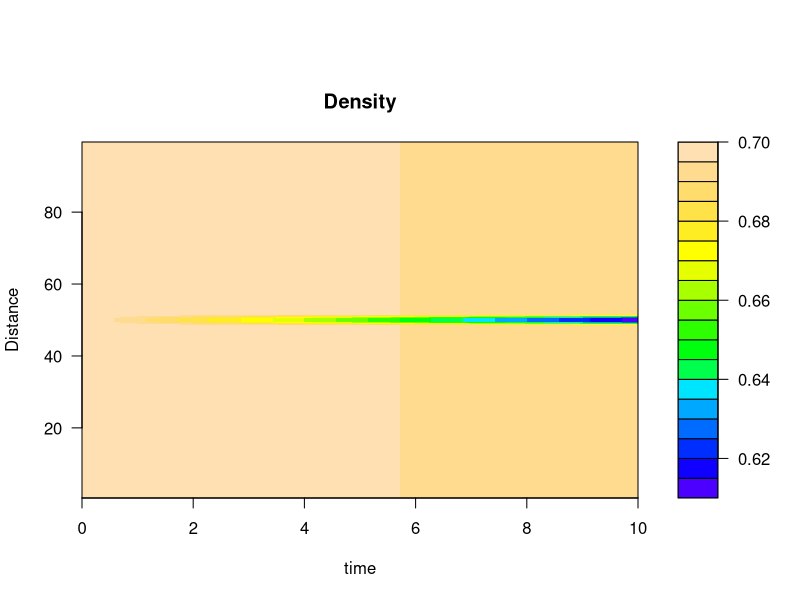

This figure's R source:
rm(list=ls())
library(deSolve)

# Parameters
D = 0.1    
r = 1
K = 0.7
a = 1
b = 10
d = 0.1
			
# Cell size
delx = 1

# Number of cells
numboxes = 100
	
# Sequence
Distance = seq(from=0.5, by=delx, length.out = numboxes)

model = function(Time, State, Pars) {
with(as.list(c(State,Pars)), {
	dR 		= r*R*(1-R/K) - a*R*C/(1+b*R)	
	deltax 	= c(0.5,rep(1,numboxes-1),0.5)    
	Flux    	= -D*diff(c(0,C,0))/deltax
	dC    	= -diff(Flux)/delx + a*R*C/(1+b*R) - d*C
	list(c(dR,dC))
	})
}

R = rep(K,times = numboxes)       
C = rep(0.01,times = numboxes)
C[50:51] = 0.1

state = c(R = R, C = C)          

times = seq(0,10,by=0.01)             

out = ode(y=state,times=times,func=model,parms=0)  

DENSITY   <- out[,2:(numboxes+1)]

# set margins
par(mfrow=c(1,1))
par(oma=c(0,0,3,0))   

# set colors
color = topo.colors

# make the plot
filled.contour(x=times,y=Distance,DENSITY,color= color,
xlab="time", ylab= "Distance",main="Density")
